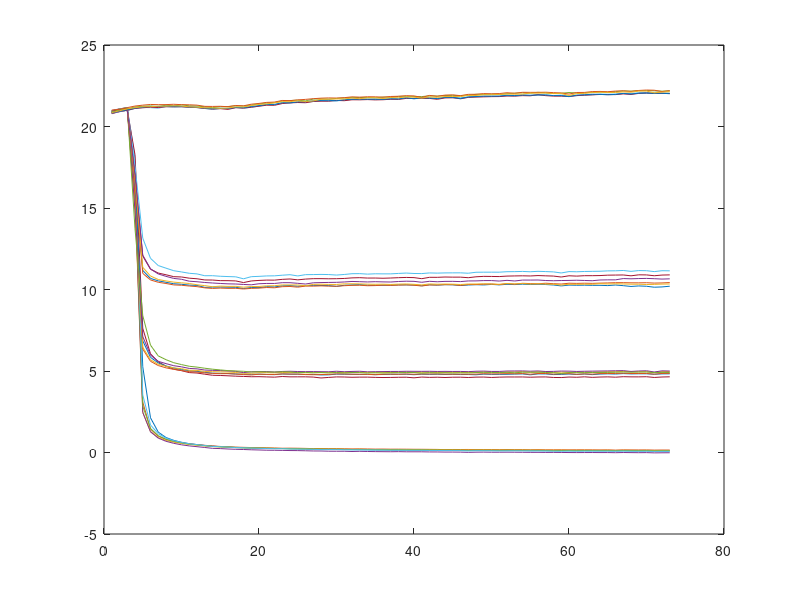

Write the MATLAB code that produced this figure.
clear
%N1 = csvread('analyzed-oxygen-values-150805.csv');
%N2 = csvread('analyzed-oxygen-values-150807.csv');
%N3 = csvread('analyzed-oxygen-values-150808.csv');

A = zeros(73,24,3);
A(:,:,1)= csvread('analyzed-oxygen-values-150805.csv');
A(:,:,2)= csvread('analyzed-oxygen-values-150807.csv');
A(:,:,3)= csvread('analyzed-oxygen-values-150812.csv');
ave = mean(A,3);
csvwrite('average.csv',ave)
S = std(A,0,3);
csvwrite('std.csv',S)
plot(ave)
%errorbar(ave,S)